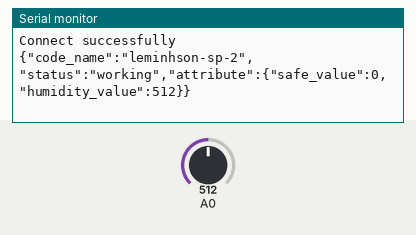
A sketch run on a simulated ESP8266 (NodeMCU). On the bench: the last lines printed to the serial monitor. The test bench sets the inputs (shaded band); at power-on: A0 = 512. WiFi joins after 1.5 s; servers stay silent unless stated; uploads are accepted with an empty reply.

Above: at 2.9 s.
3.0 s: A0 set to 716
At 5.8 s:
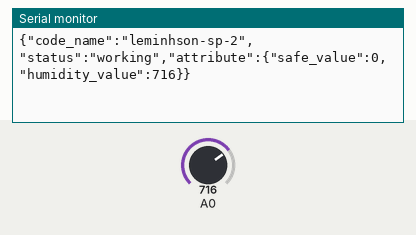
7.1 s: A0 set to 900
At 9.6 s:
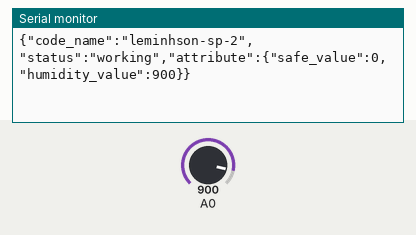
Timing chart, 0 to 11.1 s (numbered marks = the images above; inputs shaded):
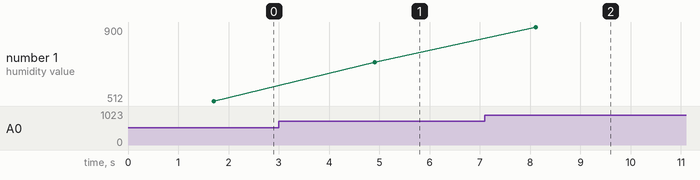

The sketch:

AutoWatering.ino
```cpp
#include <ESP8266WiFi.h>
#include <DNSServer.h>
#include <ESP8266WebServer.h>
#include <WiFiManager.h>
#include <ESP8266HTTPClient.h>
#include <ArduinoJson.h>

String token;

void setup() {
  Serial.begin(115200);
  WiFiManager wifiManager;
  if(!wifiManager.autoConnect("Smart-Pot")) {
    Serial.println("failed to connect and hit timeout");
    //reset and try again, or maybe put it to deep sleep
    ESP.reset();
    delay(2000);
  }
  else {
    HTTPClient http;  //Declare an object of class HTTPClient
    http.begin("http://1a502337.ngrok.io/api/v1/token/?codename=leminhson-sp-2");
    http.addHeader("Content-Type", "application/json");

    while(http.GET() != 200) {
        Serial.println("Cannot get token");
        delay(2000);
    }
    token = http.getString();
    Serial.println("Connect successfully");
    http.end();
  }
}

void loop() {
  HTTPClient http;  //Declare an object of class HTTPClient
  http.begin("http://1a502337.ngrok.io/api/v1/user_device/3/");  //Specify request destination
  int humidity_value = analogRead(A0);
  StaticJsonBuffer<200> MainJsonBuffer, SubJsonBuffer;
  JsonObject& data = MainJsonBuffer.createObject();
  JsonObject& attribute = SubJsonBuffer.createObject();
  data["code_name"] = "leminhson-sp-2";
  data["status"] = "working";
  attribute["safe_value"] = 0;
  attribute["humidity_value"] = humidity_value;
  data["attribute"] = attribute;
  data.printTo(Serial);
  char buffer[200];
  data.printTo(buffer, sizeof(buffer));
  http.addHeader("Content-Type", "application/json");
  http.addHeader("Authorization", "Token token");
  int httpCode = http.POST(buffer);                                                                  //Send the request

  if (httpCode > 0) { //Check the returning code

    String payload = http.getString();   //Get the request response payload
    Serial.println(payload);                     //Print the response payload

 }

  http.end();   //Close connection
  delay(3000);

}
```

Measured:
- after the input at 3.0 s, the serial monitor: prints a new line after 1.9 s (image 1)
- after the input at 7.1 s, the serial monitor: prints a new line after 1.0 s (image 2)
- plotted number 1: 512 → 716 after the input at 3.0 s, 716 → 900 after the input at 7.1 s
